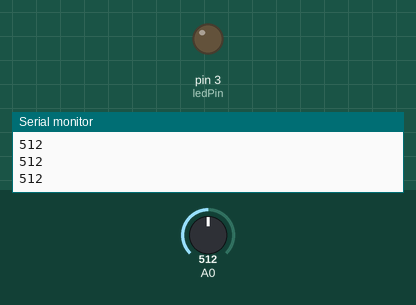
This sketch was run on a simulated Arduino Uno, built with avr-gcc and run on an emulated ATmega328P. On the bench: output pins drawn as LEDs (lit = HIGH), the last lines printed to the serial monitor. The inputs (shaded band) are chosen by the test bench; at power-on: A0 = 512.

Above: at 1.3 s.
1.4 s: A0 set to 33
2.9 s: A0 set to 26
At 3.7 s:
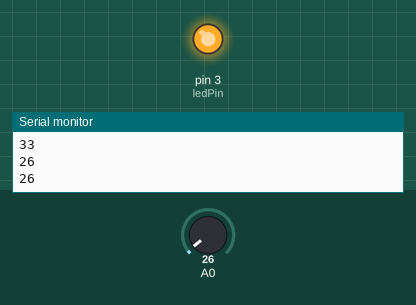
4.5 s: A0 set to 122
At 4.8 s:
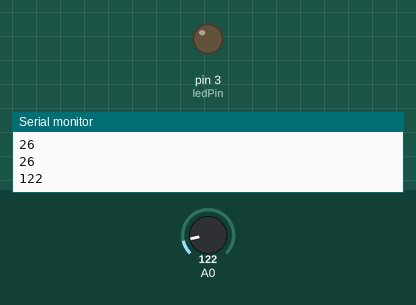
6.0 s: A0 set to 20
At 7.2 s:
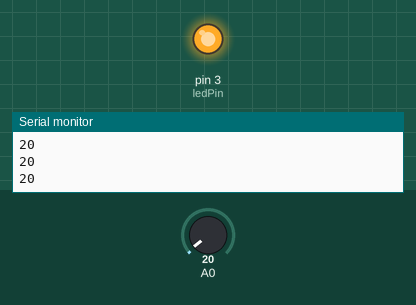
Timing chart, 0 to 8.5 s (numbered marks = the images above; inputs shaded):
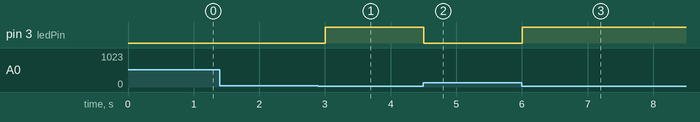

Measured:
- the behaviour switches between 30 and 29 on A0 (found by bisection; images 0 and 1)
- after the input at 2.9 s, pin 3 (ledPin): LOW → HIGH after 0.10 s
- after the input at 4.5 s, pin 3 (ledPin): HIGH → LOW at once
- after the input at 6.0 s, pin 3 (ledPin): LOW → HIGH at once

The sketch:

main.ino
```cpp
int ledPin = 3; //LED connected to digital pin 3

void setup() {
  Serial.begin(9600);
  pinMode(ledPin, OUTPUT); //Set ledPin as output
}

void loop() {
  int sensorValue = analogRead(A0); //reads the input on analog pin A0
  Serial.println(sensorValue);

  if(sensorValue < 30){
    analogWrite(ledPin, 255); //Turn LED fully on
  }
  else{ //When it's bright
    analogWrite(ledPin, 0); //Turn LED off
  }
  delay(500);
}
```
